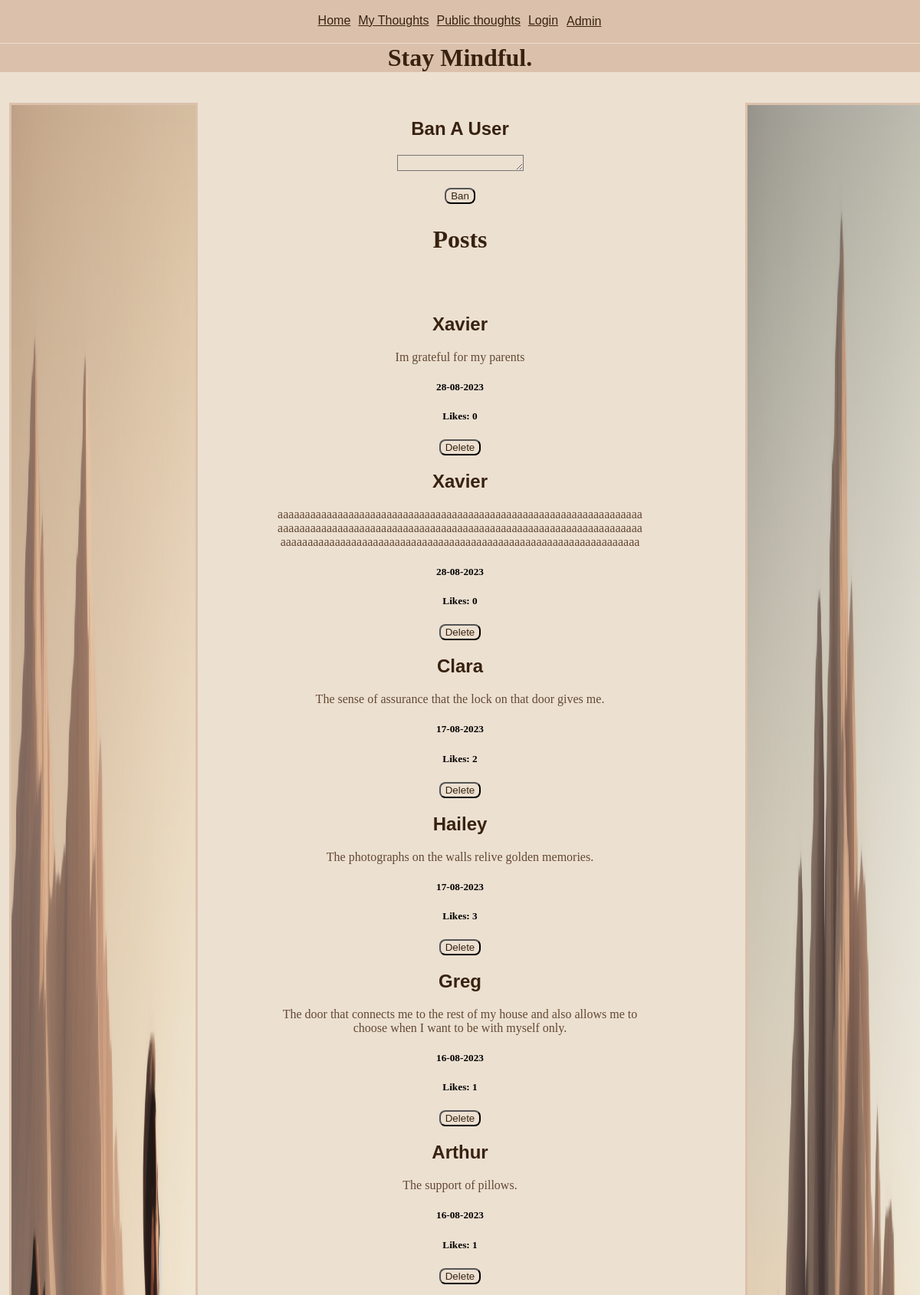
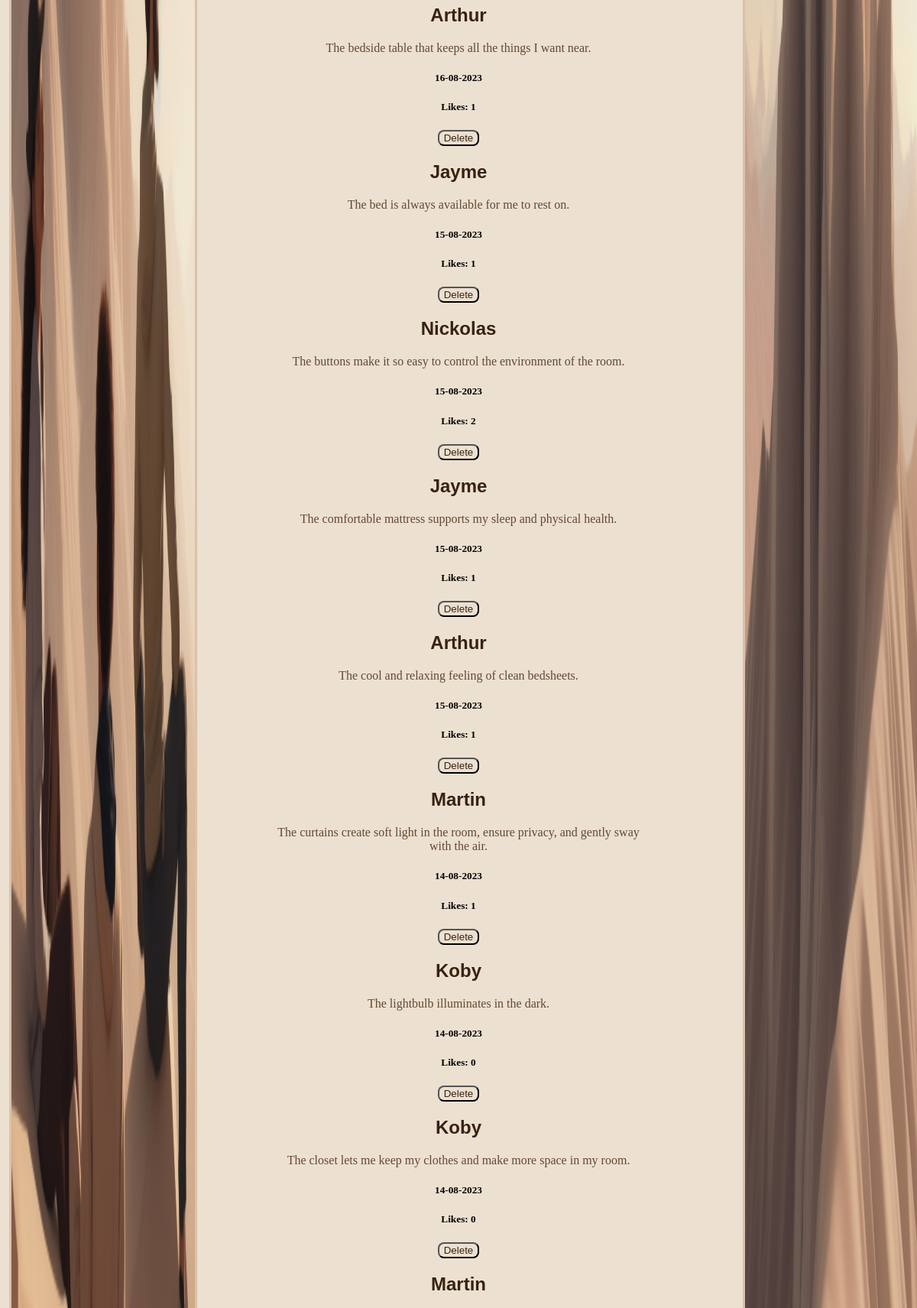
The page /admin (upper part) on the database its author committed (2 pictures, top to bottom).
### tables this page shows
CREATE TABLE Gratitude_idea (id INTEGER PRIMARY KEY, date TEXT, username TEXT, content TEXT, like_count INTEGER DEFAULT (0), is_public INTEGER);

### routes.py (the view)
@app.route('/admin', methods=['GET', 'POST'])
def admin():
    cur.execute('SELECT username, content, date, id, like_count FROM Gratitude_idea ORDER BY date DESC')
    idea_data = cur.fetchall()
    cur.execute('SELECT username FROM User')
    username = cur.fetchall()
    return render_template("admin.html", idea_data=idea_data, username=username)

### routes.py (called while the page is built)
def get_random_image():
    image_folder = os.path.join(app.static_folder, 'images')
    images = os.listdir(image_folder)
    random_image = random.choice(images)
    return f"static/images/{random_image}"

@app.context_processor
def inject_random_image():
    return {'random_image': get_random_image(), 'random_image1': get_random_image()}

### templates/admin.html (shortened to what this page needs)
{% extends 'layout.html' %}
{% block content %}
<form action="/ban_user" method="post">
    <h2><label for="username">Ban A User</label></h2>
    <textarea class="input" required name="username" id="username" cols="18" rows="1" maxlength="120"></textarea>
    <br><br>
    <button class="button">Ban</button>
</form>
<div>
    <h1>Posts</h1>
    <br><br>
    {% for idea_data in idea_data %}
    <h2>
    {{ idea_data[0] }}
    </h2>
    <p>
    {{ idea_data[1] }}
    </p>
    <h5>
    {{idea_data[2]}}
    </h5>
    <h5>
    Likes: {{idea_data[4]}}
    </h5>
    <form action="/delete_their_post" method="post">
        <button class="button">Delete</button>
    </form>
    {% endfor %}
</div>
{% endblock %}

### static/styles.css (style rules this page uses)
body { background-color: #ece0d1; margin: auto; text-align: center; min-height: 100vh; }
div { padding-top: 1.5%; padding-bottom: 1.5%; }
h1 { font-family: cursive; color: #38220f; }
h2 { font-family: sans-serif; color: #38220f; }
p { overflow-wrap: break-word; font-family: cursive; color: #634832; margin: auto; }
label { font-family: sans-serif; color: #38220f; }
.button { background-color: #ece0d1; color: #38220f; border-radius: 8px; }
.input { background-color: #ece0d1; }

### rows shown on the page
Gratitude_idea: username "Xavier", content "Im grateful for my parents", date "28-08-2023", like_count "0"
Gratitude_idea: username "Xavier", content "aaaaaaaaaaaaaaaaaaaaaaaaaaaaaaaaaaaaaaaaaaaaaaaaaaaaaaaaaaaaaaaaaaaaaaaaaaaaaaaaaaaaaaaaaaaaaaaaaaaaaaaaaaaaaaaaaaaaaaaaaaaaaaaaaaaaaaaaaaaaaaaaaaaaaaaaaaaaaaaaaaaaaaaaaaaaaaaaaaaaaaaaaaaaaaaaaaaaaaaa", date "28-08-2023", like_count "0"
Gratitude_idea: username "Clara", content "The sense of assurance that the lock on that door gives me.", date "17-08-2023", like_count "2"
Gratitude_idea: username "Hailey", content "The photographs on the walls relive golden memories.", date "17-08-2023", like_count "3"
Gratitude_idea: username "Greg", content "The door that connects me to the rest of my house and also allows me to choose when I want to be with myself only.", date "16-08-2023", like_count "1"
Gratitude_idea: username "Arthur", content "The support of pillows.", date "16-08-2023", like_count "1"
Gratitude_idea: username "Arthur", content "The bedside table that keeps all the things I want near.", date "16-08-2023", like_count "1"
Gratitude_idea: username "Jayme", content "The bed is always available for me to rest on.", date "15-08-2023", like_count "1"
Gratitude_idea: username "Nickolas", content "The buttons make it so easy to control the environment of the room.", date "15-08-2023", like_count "2"
Gratitude_idea: username "Jayme", content "The comfortable mattress supports my sleep and physical health.", date "15-08-2023", like_count "1"
Gratitude_idea: username "Arthur", content "The cool and relaxing feeling of clean bedsheets.", date "15-08-2023", like_count "1"
Gratitude_idea: username "Martin", content "The curtains create soft light in the room, ensure privacy, and gently sway with the air.", date "14-08-2023", like_count "1"
Gratitude_idea: username "Koby", content "The lightbulb illuminates in the dark.", date "14-08-2023", like_count "0"
Gratitude_idea: username "Koby", content "The closet lets me keep my clothes and make more space in my room.", date "14-08-2023", like_count "0"
Gratitude_idea: username "Martin"
